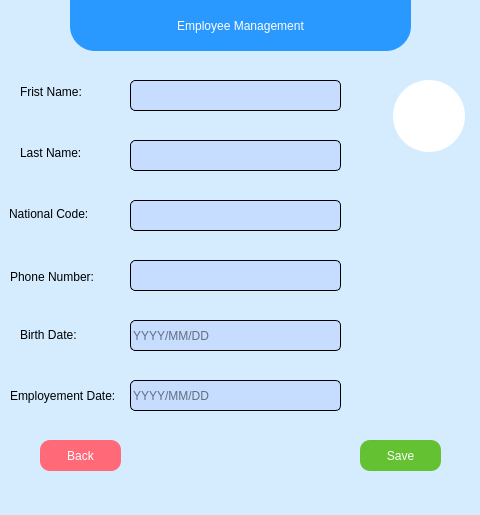
<?xml version="1.0" encoding="UTF-8"?>
<ui version="4.0">
 <class>MainWindow</class>
 <widget class="QMainWindow" name="MainWindow">
  <property name="geometry">
   <rect>
    <x>0</x>
    <y>0</y>
    <width>480</width>
    <height>515</height>
   </rect>
  </property>
  <property name="windowTitle">
   <string>Edit employees</string>
  </property>
  <property name="windowIcon">
   <iconset>
    <normaloff>img/employee.png</normaloff>img/employee.png</iconset>
  </property>
  <property name="styleSheet">
   <string notr="true">background-color: rgb(213, 236, 255);</string>
  </property>
  <widget class="QWidget" name="centralwidget">
   <widget class="QLabel" name="label">
    <property name="geometry">
     <rect>
      <x>70</x>
      <y>0</y>
      <width>341</width>
      <height>51</height>
     </rect>
    </property>
    <property name="styleSheet">
     <string notr="true">color: rgb(255, 255, 255);
background-color: rgb(41, 152, 255);
font: 700 italic 20pt &quot;Segoe UI&quot;;
border-bottom-left-radius: 25%;
border-bottom-right-radius: 25%;</string>
    </property>
    <property name="text">
     <string>Employee Management</string>
    </property>
    <property name="alignment">
     <set>Qt::AlignCenter</set>
    </property>
   </widget>
   <widget class="QLabel" name="label_2">
    <property name="geometry">
     <rect>
      <x>20</x>
      <y>82</y>
      <width>81</width>
      <height>20</height>
     </rect>
    </property>
    <property name="styleSheet">
     <string notr="true">font: 700 11pt &quot;Segoe UI&quot;;</string>
    </property>
    <property name="text">
     <string>Frist Name:</string>
    </property>
   </widget>
   <widget class="QLabel" name="label_3">
    <property name="geometry">
     <rect>
      <x>20</x>
      <y>143</y>
      <width>81</width>
      <height>20</height>
     </rect>
    </property>
    <property name="styleSheet">
     <string notr="true">font: 700 11pt &quot;Segoe UI&quot;;</string>
    </property>
    <property name="text">
     <string>Last Name:</string>
    </property>
   </widget>
   <widget class="QLabel" name="label_5">
    <property name="geometry">
     <rect>
      <x>9</x>
      <y>204</y>
      <width>111</width>
      <height>20</height>
     </rect>
    </property>
    <property name="styleSheet">
     <string notr="true">font: 700 11pt &quot;Segoe UI&quot;;</string>
    </property>
    <property name="text">
     <string>National Code:</string>
    </property>
   </widget>
   <widget class="QLabel" name="label_6">
    <property name="geometry">
     <rect>
      <x>20</x>
      <y>327</y>
      <width>81</width>
      <height>16</height>
     </rect>
    </property>
    <property name="styleSheet">
     <string notr="true">font: 700 11pt &quot;Segoe UI&quot;;</string>
    </property>
    <property name="text">
     <string>Birth Date:</string>
    </property>
   </widget>
   <widget class="QLineEdit" name="frist_name">
    <property name="geometry">
     <rect>
      <x>130</x>
      <y>80</y>
      <width>211</width>
      <height>31</height>
     </rect>
    </property>
    <property name="styleSheet">
     <string notr="true">font: 700 11pt &quot;Segoe UI&quot;;
 border: 1px solid black;
border-radius:5px;
background-color: rgb(198, 221, 255);</string>
    </property>
   </widget>
   <widget class="QLineEdit" name="last_name">
    <property name="geometry">
     <rect>
      <x>130</x>
      <y>140</y>
      <width>211</width>
      <height>31</height>
     </rect>
    </property>
    <property name="styleSheet">
     <string notr="true">font: 700 11pt &quot;Segoe UI&quot;;
 border: 1px solid black;
border-radius:5px;
background-color: rgb(198, 221, 255);</string>
    </property>
   </widget>
   <widget class="QLineEdit" name="nation_code">
    <property name="geometry">
     <rect>
      <x>130</x>
      <y>200</y>
      <width>211</width>
      <height>31</height>
     </rect>
    </property>
    <property name="styleSheet">
     <string notr="true">font: 700 11pt &quot;Segoe UI&quot;;
 border: 1px solid black;
border-radius:5px;
background-color: rgb(198, 221, 255);</string>
    </property>
    <property name="placeholderText">
     <string/>
    </property>
   </widget>
   <widget class="QPushButton" name="added">
    <property name="geometry">
     <rect>
      <x>360</x>
      <y>440</y>
      <width>81</width>
      <height>31</height>
     </rect>
    </property>
    <property name="styleSheet">
     <string notr="true">QPushButton{
font: 700 12pt &quot;Segoe UI&quot;;
border-radius:10%;
background-color:#63c132;
color: rgb(255, 255, 255);
}
QPushButton:pressed{
	background-color: rgb(81, 157, 41);
}
</string>
    </property>
    <property name="text">
     <string>Save</string>
    </property>
   </widget>
   <widget class="QPushButton" name="back">
    <property name="geometry">
     <rect>
      <x>40</x>
      <y>440</y>
      <width>81</width>
      <height>31</height>
     </rect>
    </property>
    <property name="styleSheet">
     <string notr="true">QPushButton{
font: 700 12pt &quot;Segoe UI&quot;;
border-radius:10%;
background-color:#ff6978;
color: rgb(255, 255, 255);
}
QPushButton:pressed{
	background-color: rgb(227, 93, 107);
}
</string>
    </property>
    <property name="text">
     <string>Back</string>
    </property>
   </widget>
   <widget class="QLineEdit" name="date_birth">
    <property name="geometry">
     <rect>
      <x>130</x>
      <y>320</y>
      <width>211</width>
      <height>31</height>
     </rect>
    </property>
    <property name="styleSheet">
     <string notr="true">font: 700 11pt &quot;Segoe UI&quot;;
 border: 1px solid black;
border-radius:5px;
background-color: rgb(198, 221, 255);</string>
    </property>
    <property name="placeholderText">
     <string>YYYY/MM/DD</string>
    </property>
   </widget>
   <widget class="QLineEdit" name="date_employment">
    <property name="geometry">
     <rect>
      <x>130</x>
      <y>380</y>
      <width>211</width>
      <height>31</height>
     </rect>
    </property>
    <property name="styleSheet">
     <string notr="true">font: 700 11pt &quot;Segoe UI&quot;;
 border: 1px solid black;
border-radius:5px;
background-color: rgb(198, 221, 255);</string>
    </property>
    <property name="placeholderText">
     <string>YYYY/MM/DD</string>
    </property>
   </widget>
   <widget class="QLabel" name="label_7">
    <property name="geometry">
     <rect>
      <x>10</x>
      <y>388</y>
      <width>111</width>
      <height>16</height>
     </rect>
    </property>
    <property name="styleSheet">
     <string notr="true">font: 700 9pt &quot;Segoe UI&quot;;</string>
    </property>
    <property name="text">
     <string>Employement Date:</string>
    </property>
   </widget>
   <widget class="QLabel" name="label_image">
    <property name="geometry">
     <rect>
      <x>393</x>
      <y>80</y>
      <width>72</width>
      <height>72</height>
     </rect>
    </property>
    <property name="styleSheet">
     <string notr="true">background-color: rgb(255, 255, 255);
border-radius:36%;</string>
    </property>
    <property name="text">
     <string/>
    </property>
   </widget>
   <widget class="QLineEdit" name="phone">
    <property name="geometry">
     <rect>
      <x>130</x>
      <y>260</y>
      <width>211</width>
      <height>31</height>
     </rect>
    </property>
    <property name="styleSheet">
     <string notr="true">font: 700 11pt &quot;Segoe UI&quot;;
 border: 1px solid black;
border-radius:5px;
background-color: rgb(198, 221, 255);</string>
    </property>
    <property name="placeholderText">
     <string/>
    </property>
   </widget>
   <widget class="QLabel" name="label_8">
    <property name="geometry">
     <rect>
      <x>10</x>
      <y>269</y>
      <width>111</width>
      <height>16</height>
     </rect>
    </property>
    <property name="styleSheet">
     <string notr="true">font: 700 11pt &quot;Segoe UI&quot;;</string>
    </property>
    <property name="text">
     <string>Phone Number:</string>
    </property>
   </widget>
   <widget class="QPushButton" name="btn_webcam">
    <property name="geometry">
     <rect>
      <x>394</x>
      <y>180</y>
      <width>71</width>
      <height>41</height>
     </rect>
    </property>
    <property name="styleSheet">
     <string notr="true">QPushButton{
font: 700 10pt &quot;Segoe UI&quot;;
color: rgb(255, 255, 255);
border-radius: 25%;
}</string>
    </property>
    <property name="text">
     <string/>
    </property>
    <property name="icon">
     <iconset>
      <normaloff>img/webcam.png</normaloff>img/webcam.png</iconset>
    </property>
    <property name="iconSize">
     <size>
      <width>32</width>
      <height>32</height>
     </size>
    </property>
   </widget>
  </widget>
  <widget class="QMenuBar" name="menubar">
   <property name="geometry">
    <rect>
     <x>0</x>
     <y>0</y>
     <width>480</width>
     <height>22</height>
    </rect>
   </property>
   <property name="styleSheet">
    <string notr="true">background-color: rgb(198, 221, 255);</string>
   </property>
  </widget>
  <widget class="QStatusBar" name="statusbar"/>
 </widget>
 <resources/>
 <connections/>
</ui>
